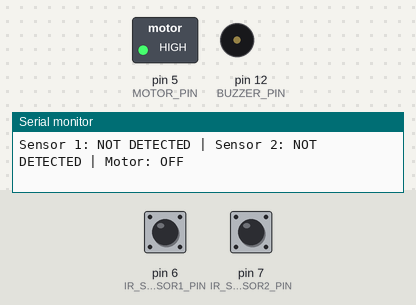
This sketch was run on a simulated Arduino Uno, built with avr-gcc and run on an emulated ATmega328P. Shown: switched loads named in the sketch (green lamp = pin HIGH), buzzer (waves = sounding, pin HIGH), the last lines printed to the serial monitor. The test bench sets the inputs (shaded band); at power-on: pin 6 (IR_SENSOR1_PIN) HIGH, pin 7 (IR_SENSOR2_PIN) HIGH.

Above: at 1.2 s.
1.3 s: pin 6 (IR_SENSOR1_PIN) driven LOW
3.2 s: pin 7 (IR_SENSOR2_PIN) driven LOW
At 5.34 s:
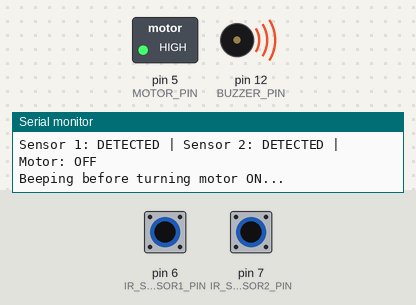
6.2 s: pin 6 (IR_SENSOR1_PIN) driven HIGH
At 8.5 s:
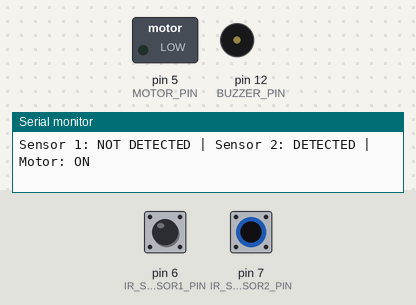
9.2 s: pin 7 (IR_SENSOR2_PIN) driven HIGH
At 9.37 s:
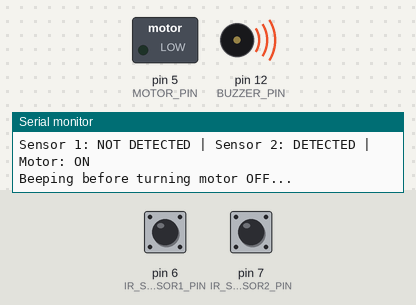
12.2 s: pin 6 (IR_SENSOR1_PIN) pulsed LOW 2 times (0.12 s each, 0.3 s apart)
15.8 s: pin 7 (IR_SENSOR2_PIN) pulsed LOW 2 times (0.12 s each, 0.3 s apart)
Timing chart, 0 to 18.8 s (numbered marks = the images above; inputs shaded):
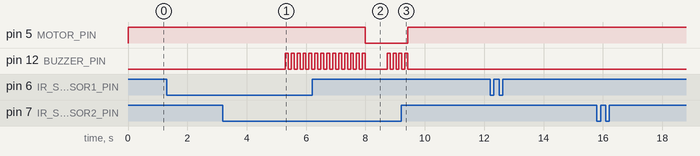

The sketch:

CanCrusher.ino
```cpp
// Pin assignments
const int IR_SENSOR1_PIN = 6;
const int IR_SENSOR2_PIN = 7;
const int MOTOR_PIN      = 5;
const int BUZZER_PIN     = 12;

// Timing constants (in milliseconds)
const unsigned long SENSOR_HOLD_TIME = 5000;  // 5 seconds hold before motor state changes
const int PISTON_DOWN_DELAY = 2000;           // wait 2 seconds for can drop & piston reset
const int BUZZER_BEEP_TIME  = 100;            // Buzzer ON time for beeps
const int BUZZER_PAUSE_TIME = 100;            // Buzzer OFF time between beeps
const int LOOP_PAUSE        = 50;             // Small debounce pause

// State tracking variables
bool motorOn = false;
unsigned long sensorOnStart = 0;
unsigned long sensorOffStart = 0;
bool timingOn = false;
bool timingOff = false;

void setup() {
  pinMode(IR_SENSOR1_PIN, INPUT);
  pinMode(IR_SENSOR2_PIN, INPUT);
  pinMode(MOTOR_PIN, OUTPUT);
  pinMode(BUZZER_PIN, OUTPUT);

  // Ensure motor and buzzer are off at startup
  digitalWrite(MOTOR_PIN, HIGH);
  digitalWrite(BUZZER_PIN, LOW);

  Serial.begin(9600);
  Serial.println("Can Crusher System Started");
}

void beepMultipleTimes(int times, int onTime, int offTime) {
  for (int i = 0; i < times; i++) {
    digitalWrite(BUZZER_PIN, HIGH);
    delay(onTime);
    digitalWrite(BUZZER_PIN, LOW);
    if (i < times - 1) {  // Don't delay after the last beep
      delay(offTime);
    }
  }
}

void loop() {
  // Read both IR sensors
  bool sensor1 = digitalRead(IR_SENSOR1_PIN) == LOW;
  bool sensor2 = digitalRead(IR_SENSOR2_PIN) == LOW;
  bool bothDetected = sensor1 && sensor2;

  // Print sensor status to serial monitor
  Serial.print("Sensor 1: ");
  Serial.print(sensor1 ? "DETECTED" : "NOT DETECTED");
  Serial.print(" | Sensor 2: ");
  Serial.print(sensor2 ? "DETECTED" : "NOT DETECTED");
  Serial.print(" | Motor: ");
  Serial.println(motorOn ? "ON" : "OFF");

  unsigned long currentMillis = millis();

  // --- Motor ON logic ---
  if (bothDetected) {
    if (!timingOn) {
      sensorOnStart = currentMillis;
      timingOn = true;
    }

    // If sensors have detected can for the required hold time AND motor is currently off
    if (timingOn && (currentMillis - sensorOnStart >= 2000) && !motorOn) {
      Serial.println("Beeping before turning motor ON...");
      beepMultipleTimes(14, BUZZER_BEEP_TIME, BUZZER_PAUSE_TIME);  // Short beep pattern before turning ON

      digitalWrite(MOTOR_PIN, LOW);
      motorOn = true;
      Serial.println("Motor turned ON");
    }

    timingOff = false;  // Reset the OFF timing flag when both sensors detect
  }
  else {
    // At least one sensor not detecting anything
    timingOn = false;  // Reset the ON timing flag

    // --- Motor OFF logic ---
    if (!timingOff) {
      sensorOffStart = currentMillis;
      timingOff = true;
    }

    // If sensors have NOT detected can for the required hold time AND motor is currently on
    if (timingOff && (currentMillis - sensorOffStart >= 600) && motorOn) {
      Serial.println("Beeping before turning motor OFF...");
      beepMultipleTimes(4, BUZZER_BEEP_TIME, BUZZER_PAUSE_TIME);  // Longer beep pattern before turning OFF

      digitalWrite(MOTOR_PIN, HIGH);
      motorOn = false;
      Serial.println("Motor turned OFF");

      // Additional delay to allow piston to reset after turning off
      delay(PISTON_DOWN_DELAY);
    }
  }

  delay(LOOP_PAUSE);  // Small delay for debounce
}
```

Measured:
- after the input at 3.2 s, pin 12 (BUZZER_PIN): alternates HIGH for 0.10 s and LOW for 0.10 s, starting after 2.1 s
